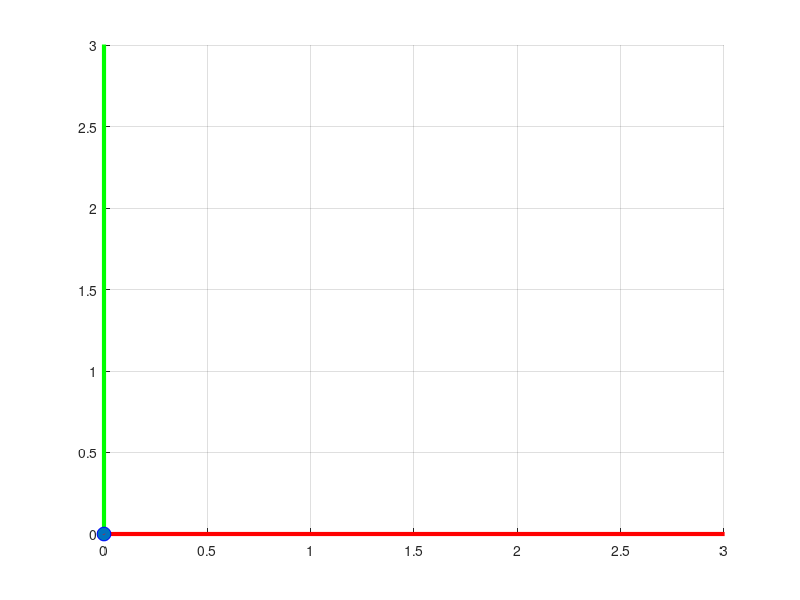

Write the MATLAB code that produced this figure.
clf;
clc;
l1 = input("Introduce la longitud del eslabon 1 [m]: ");
teta1 = input("Introduce el angulo de la primer articulacion [rad]: ");
l2 = input("Introduce la longitud del eslabon 2 [m]: ");
teta2 = input("Introduce el angulo de la segunda articulacion [rad]: ");

ruta1_teta1 = linspace(0, teta1, 20);
ruta1_teta2 = zeros(1, 20); 

ruta2_teta1 = teta1 * ones(1, 20);
ruta2_teta2 = linspace(0, teta2, 20);

ruta_teta1 = [ruta1_teta1, ruta2_teta1];
ruta_teta2 = [ruta1_teta2, ruta2_teta2];

joint_1 = [0 0]';
pasos_totales = length(ruta_teta1); 

for i = 1:pasos_totales
    clf;
    hold on;
    grid on;
    
    axis([0 3 0 3]); 
    line([0 10], [0 0], 'Color', 'red', 'LineWidth', 3);
    line([0 0], [0 10], 'Color', 'green', 'LineWidth', 3);

    angulo_actual = ruta_teta1(i);
    angulo_actual2 = ruta_teta2(i);
    
    %GEOMETRIA
    l1x = l1 * cos(angulo_actual);
    l1y = l1 * sin(angulo_actual);
    joint_2 = [l1x, l1y]'; 
    
    l2x = l2 * cos(angulo_actual + angulo_actual2);
    l2y = l2 * sin(angulo_actual + angulo_actual2);
    
    EFx = l1x + l2x;
    EFy = l1y + l2y;
    EF = [EFx, EFy]';
    
    scatter(joint_1(1), joint_1(2), 100, 'filled', 'MarkerEdgeColor', 'blue');
    scatter(joint_2(1), joint_2(2), 100, 'filled', 'MarkerEdgeColor', 'blue');
    scatter(EF(1), EF(2), 100, 'filled', 'MarkerEdgeColor', 'blue');
    
    line([joint_1(1) joint_2(1)], [joint_1(2) joint_2(2)], "Color", "red", "LineWidth", 2, "LineStyle", "--");
    line([joint_2(1) EF(1)], [joint_2(2) EF(2)], "Color", "red", "LineWidth", 2, "LineStyle", "--");
    
    pause(0.00005); 
end
